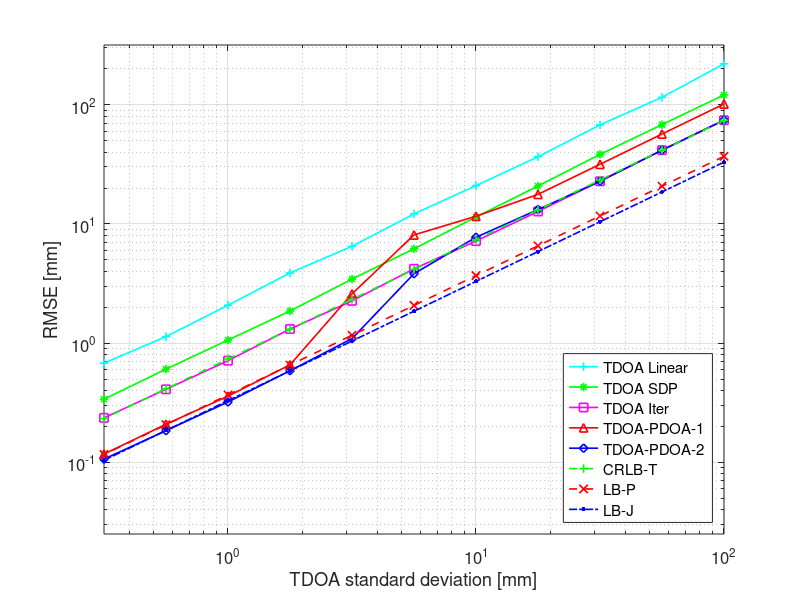

Write MATLAB code to recreate this figure.
close all;
clear all;
clc;

%% Initialize system parameters
v = 343;
rng(1); % For reproducibility
radius_all = 2.5;
bound = [-2.5 -2.5; 2.5 2.5];
target_all = [1 1];

lambda = v/21500;
N = 8;
errs = zeros(1,7);

%sigma_phase(sigma_phase_ind); %0.0161 20dB | 0.0125 10dB | 0.0396 0dB | 0.1265 -10dB | 0.4494 -20dB
% f = [20000 21000 22000 23000];
f = 21500;
radius = 2.5;
sensors = [-1 -1 0; -1 0 0;-1 1 0; 0 -1 0; 0 1 0; 1 -1 0; 1 0 0; 1 1 0]*radius;
sensors = sensors(:, 1:2);

range_std = 0.005;
range_std_all = 10.^(-1:-0.25:-4);
phase_std_all = 10.^(-1:-0.25:-4)*0.5; 
error_cell = cell(1,length(phase_std_all));
%% Main code
% tic
% scale_factor = 0.8;
% parfor pdoa_i = 1:length(phase_std_all)
%     swarmsize = 500;
%     phase_std = phase_std_all(pdoa_i); 
%     range_std = range_std_all(pdoa_i);
%     % searching margin
%     margin0 = [range_std*scale_factor range_std*scale_factor];
%     margin0 = max([margin0; 0.01 0.01]);
%     coe = (range_std / phase_std)^2;
%     for sim_i = 1:500
% %         if(mod(sim_i,20)==0)
% %             clc;
% %             disp(['Range Error Index: ' num2str(swarm_i) ' | Sim:' num2str(sim_i)]);
% %         end
% %         for i = 1:2%
%         for i = 1:size(target_all,1)
%             target = target_all(i,:);
%             distance = vecnorm(sensors - target,2,2);
%             distance_noisy = distance + randn(size(distance))*range_std;
%             comb = combnk(1:N,2);
%             tdoa_all = distance(comb(:,1)) - distance(comb(:,2));
%             tdoa_obs = [0; tdoa_all(1:7)];
%             tdoa_all_noisy = distance_noisy(comb(:,1)) - distance_noisy(comb(:,2));
%             tdoa_obs_noisy = [0; tdoa_all_noisy(1:7)];
%             
%             distance_phase_noisy = distance + randn(size(distance))*phase_std;
%             tdoa_phase_noisy = distance_phase_noisy(comb(:,1)) - distance_phase_noisy(comb(:,2));
%             phase_all_noisy = wrapping(tdoa_phase_noisy./(v./f)*2*pi);
%                 
%             
%             % E1: tdoa-linear
%             [temp, r_tdoa] = alg_tdoa_2d(sensors, -tdoa_obs_noisy', bound);
%             err1 = norm(r_tdoa - target);
%             
%             % E2: tdoa-sdp
%             r0 = alg_sdp_2d(tdoa_all_noisy, sensors', v);
%             err2 = norm(r0' - target);
% 
%             % E3: tdoa-pso
%             fun = @(x)sum((vecnorm(sensors(comb(:,1),:) - x, 2, 2) - vecnorm(sensors(comb(:,2),:)-x,2,2) - tdoa_all_noisy).^2);  
%             lb = [-radius_all -radius_all];
%             ub = [radius_all radius_all];
%             nvars = 2;
%             options = optimoptions('particleswarm','SwarmSize',20,'HybridFcn',@fmincon);
%             options.Display = 'off';
%             [x,~] = particleswarm(fun,nvars,lb,ub,options);
%             err3 = norm(x - target);
%             r_tdoa = x;
%             
%             % E4: phase + tdoa, multiple frequency, small swarmsize
%             fun = @(x)coe*sum(sum((wrapping(( vecnorm(sensors(comb(:,1),:)-x,2,2)-vecnorm(sensors(comb(:,2),:)-x,2,2) )./(v./f)*2*pi - phase_all_noisy)*1/2/pi*v./f).^2))/length(f) + ...
%                 sum((vecnorm(sensors(comb(:,1),:) - x, 2, 2) - vecnorm(sensors(comb(:,2),:)-x,2,2) - tdoa_all_noisy).^2);  
%             fix_margin = margin0;
%             lb = max([-fix_margin + r_tdoa; bound(1,:)]);
%             ub = min([fix_margin + r_tdoa; bound(2,:)]);
%             nvars = 2;
%             options = optimoptions('particleswarm','SwarmSize',swarmsize,'HybridFcn',@fmincon);
%             options.Display = 'off';
%             [x,~] = particleswarm(fun,nvars,lb,ub,options);
%             r_tp = x; 
%             err4 = norm(r_tp - target);
% 
%             % E5: pdoa only
%             fun = @(x)sum(sum((wrapping(( vecnorm(sensors(comb(:,1),:)-x,2,2)-vecnorm(sensors(comb(:,2),:)-x,2,2) )./(v./f)*2*pi - phase_all_noisy)*1/2/pi*v./f).^2))/length(f);  
%             fix_margin = margin0;
%             lb = max([-fix_margin + r_tdoa; bound(1,:)]);
%             ub = min([fix_margin + r_tdoa; bound(2,:)]);
%             nvars = 2;
%             options = optimoptions('particleswarm','SwarmSize',swarmsize,'HybridFcn',@fmincon);
%             options.Display = 'off';
%             [x,~] = particleswarm(fun,nvars,lb,ub,options);
%             r_tp = x; 
%             err5 = norm(r_tp - target);
%            
%             error_cell{pdoa_i}(sim_i,1:5) = [err1 err2 err3 err4 err5];
%         end
%     end
% 
% end
% % errors
% 
% toc

%% last run result

load crlb_fig4.mat

% print -dpng -r600 sim-3.png

%% rmse [mm]
p = zeros(length(error_cell),5);
for i = 1:length(p)
    temp = error_cell{i};
    if(isempty(temp))
        p(i,:) = 0;
    else
        p(i,:) = sqrt(mean(temp.^2))*1000;
    end
%     p(i) = sqrt(mean(error_cell{i}.^2));
end
% figure;plot(p(1:20,:))
% sigma = 20:20:400;
ind = 1:(length(error_cell)-2);
% ind = 1:length(error_cell);
sigma = range_std_all*1000;
figure; loglog(sigma(ind), (p(ind, 1)),'-c+', 'LineWidth',1.2);
hold on; loglog(sigma(ind), (p(ind,2)),'-g*', 'LineWidth',1.2);
hold on; loglog(sigma(ind), (p(ind,3)),'-ms', 'LineWidth',1.2);
hold on; loglog(sigma(ind), (p(ind,5)),'-r^', 'LineWidth',1.2);
hold on; loglog(sigma(ind), (p(ind,4)),'-bd', 'LineWidth',1.2);
% hold on; semilogy(phase_std_all_mm, (p(:,7)),'-r^', 'LineWidth',1.2);
% hold on; semilogy(phase_std_all_mm, (p(:,6)),'-bo', 'LineWidth',1.2);

xlabel('TDOA standard deviation [mm]')
ylabel('RMSE [mm]')
% legend({'TDOA Linear', 'TDOA SDP', 'TDOA PSO', 'TDOA-PDOA-1 [s=100]', 'TDOA-PDOA-2 [s=100]'},'Location','southwest')
% legend({'TDOA Linear', 'TDOA SDP', 'TDOA-PDOA-1 [s=100]', 'TDOA-PDOA-2 [s=100]', 'TDOA-PDOA-1 [s=400]', 'TDOA-PDOA-2 [s=400]'},'Location','southeast')

grid on;
set(gca,'FontSize',12)
% axis([0 10 10^0 121])
axis([min(sigma(ind)) max(sigma(ind)) 10^-1.6 10^2.5])

% print -dpng -r600 sim-3.png

%%
L = 8;
v = 343;
Evec = ones(L,1);
x = target_all(1);
y = target_all(2);


pairs0 = nchoosek([1:L],2);
pairs = pairs0(1:(L-1),:);  % non-redundant set
g = zeros(2, length(pairs));
for i = 1:length(pairs)
%     g(1,i) = (x-sensors(i,1))/sqrt((x-sensors(i,1))^2 + (y-sensors(i,2))^2);
%     g(2,i) = (y-sensors(i,2))/sqrt((x-sensors(i,1))^2 + (y-sensors(i,2))^2);
    a = pairs(i,1);
    b = pairs(i,2);
    g1 = ([x y]-sensors(a,:))/norm([x y] - sensors(a,:));
    g2 = ([x y]-sensors(b,:))/norm([x y] - sensors(b,:));
    g(:,i) = g2' - g1';
end
G = g;

crlb_t = zeros(1,length(phase_std_all));
crlb_p = zeros(1,length(phase_std_all));
crlb_h = zeros(1,length(phase_std_all));

for i = 1:length(phase_std_all)
    % tdoa
    range_std = range_std_all(i);
    varD = range_std^2; 
    Ct = varD*(ones(length(G))+eye(length(G)));
    GCG = G*Ct^-1*G';
    F = GCG;
    temp = inv(F);
    crlb_t(i) = trace(temp);
    
    % pdoa
    phase_std = phase_std_all(i);
    varD = phase_std^2;
    Cp = varD*(ones(length(G))+eye(length(G)));
    GCG = G*Cp^-1*G';
    F = GCG;
    temp = inv(F);
    crlb_p(i) = trace(temp);

    % hybrid
    GCG = [G G]*[Ct zeros(size(Ct)); zeros(size(Cp)) Cp]^-1*[G G]';
    F = GCG;
    crlb_h(i) = trace(inv(F));

end

% end
% range_std
% sigma = phase_std_all;
hold on;semilogy(sigma, sqrt(crlb_t*1000^2),'--+g','MarkerSize',6,'LineWidth',1.2);
hold on;semilogy(sigma, sqrt(crlb_p*1000^2),'--xr','MarkerSize',6,'LineWidth',1.2);
hold on;semilogy(sigma, sqrt(crlb_h*1000^2),'-..b','MarkerSize',10,'LineWidth',1.2);

legend({'TDOA Linear', 'TDOA SDP', 'TDOA Iter', 'TDOA-PDOA-1', 'TDOA-PDOA-2', 'CRLB-T'...
   'LB-P','LB-J' },'Location','southeast')

% print -dpng -r600 crlb-4.png
